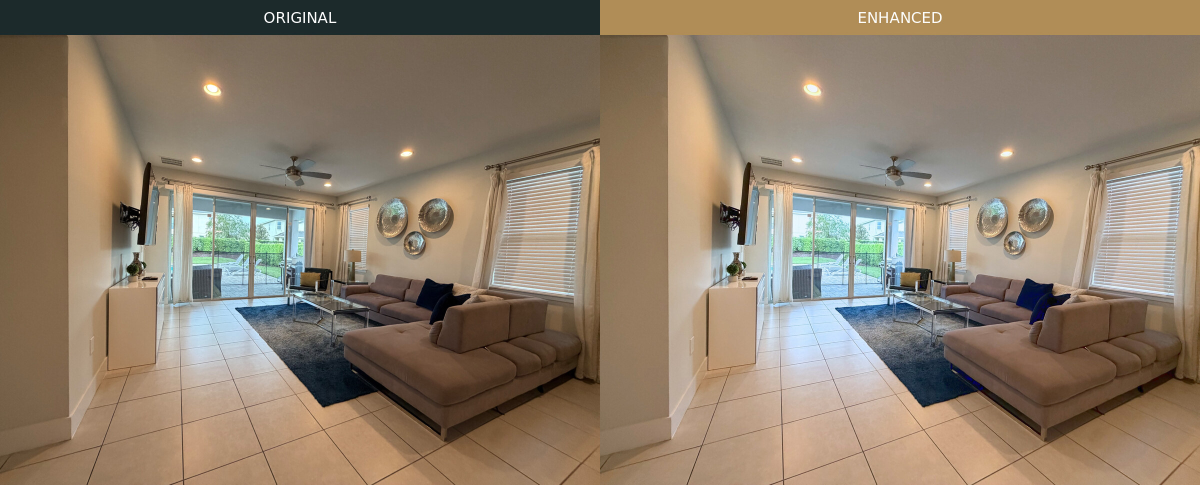
#> input picture photo-review/compare-10.jpg, 2400 x 970 px, given in place of 01.jpg, which was not available (shown at 1/2 size)
$ python build_images.py ../photo-review
#> lines starting #> are read from the running program, lines starting #| are printed output that depends on the picture
#!/usr/bin/env python3
"""
Build web-optimised, responsive copies of the villa photos.

  python3 tools/build_images.py SOURCE_DIR

SOURCE_DIR holds the photos named 01.jpg ... 26.jpg (the original Drive files,
or the enhanced versions produced by tools/enhance.py). For every photo this
writes WebP files at several widths plus one JPEG fallback into assets/img/,
using the descriptive slug below. All metadata (including the iPhone GPS
location) is stripped. Images are only resized and compressed here - no tonal
or colour changes.
"""
import json
import sys
from pathlib import Path

from PIL import Image, ImageOps

ROOT = Path(__file__).resolve().parent.parent
OUT = ROOT / "assets" / "img"
WIDTHS = [640, 1024, 1600, 2200]
FALLBACK_WIDTH = 1280

SLUGS = {
    "01": "exterior-front",
    "02": "pool-lanai",
    "03": "pool-deck",
    "04": "home-theater",
    "05": "game-room",
    "06": "kitchen",
    "07": "dining-room",
    "08": "dining-living",
    "09": "sitting-area",
    "10": "living-room",
    "11": "bedroom-patio",
    "12": "bedroom-twin-beds",
    "13": "bathroom-double-vanity",
    "14": "bedroom-navy",
    "15": "bathroom-walk-in-shower",
    "16": "workspace",
    "17": "kids-bedroom",
    "18": "bathroom-kids",
    "19": "bunk-room",
    "20": "bathroom-shower",
    "21": "laundry-room",
    "22": "bedroom-white",
    # "23" bathroom-glass-shower: same bathroom as 26, left out of the gallery
    "24": "bedroom-teal",
    "25": "bedroom-two-beds",
    "26": "bathroom-vanity",
}


def main(src_dir):
#> called with src_dir = '../photo-review'
    src_dir = Path(src_dir)
    OUT.mkdir(parents=True, exist_ok=True)
    manifest = {}
    for num, slug in SLUGS.items():
        src = src_dir / f"{num}.jpg"
        img = ImageOps.exif_transpose(Image.open(src)).convert("RGB")
#> img is the input picture: PIL image 2400x970 RGB; mean R, G, B 142.1, 126.1, 107.7
        w, h = img.size
#> w = 2400; h = 970
        widths = sorted({min(x, w) for x in WIDTHS})
#> widths = [640, 1024, 1600, 2200]
        for tw in widths:
            im = img if tw == w else img.resize((tw, round(h * tw / w)), Image.LANCZOS)
            im.save(OUT / f"{slug}-{tw}.webp", "WEBP", quality=80, method=6)
#> this loop made 4 passes
#> pass 1, in main, `im = img if tw == w else img.resize((tw, round(h * tw / w)), Image.LAN..`:
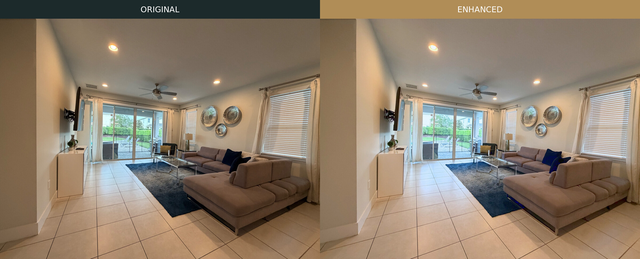
#> im: PIL image 640x259 RGB; mean R, G, B 142.1, 126.1, 107.7
        fw = min(FALLBACK_WIDTH, w)
#> fw = 1280
        fb = img if fw == w else img.resize((fw, round(h * fw / w)), Image.LANCZOS)
        fb.save(OUT / f"{slug}.jpg", "JPEG", quality=82, optimize=True, progressive=True)
        manifest[slug] = {"w": w, "h": h, "widths": widths}
        print(f"{num} -> {slug}  {w}x{h}  widths={widths}")
#| 01 -> exterior-front  2400x970  widths=[640, 1024, 1600, 2200]
#> pass 2 of the loop in main, `for num, slug in SLUGS.items():`:
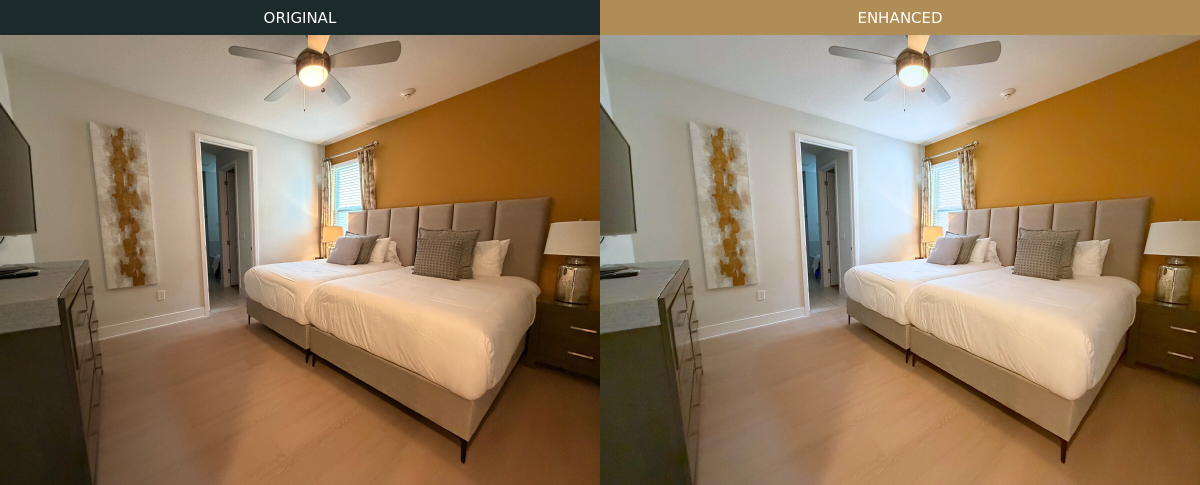
#> input picture photo-review/compare-12.jpg, 2400 x 970 px, given in place of 02.jpg, which was not available (shown at 1/2 size)
#> in main, img is the input picture: PIL image 2400x970 RGB; mean R, G, B 145.5, 121.4, 93.2
#> the loop in main, `for tw in widths:` made 4 passes
#> pass 1, in main, `im = img if tw == w else img.resize((tw, round(h * tw / w)), Image.LAN..`:
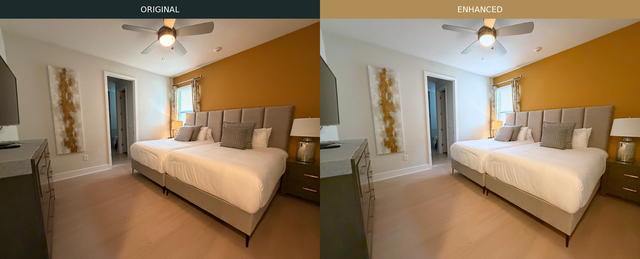
#> im: PIL image 640x259 RGB; mean R, G, B 145.5, 121.4, 93.2
#| 02 -> pool-lanai  2400x970  widths=[640, 1024, 1600, 2200]
    (OUT / "manifest.json").write_text(json.dumps(manifest, indent=1))


if __name__ == "__main__":
#> (the run stopped early here; a loop or call above may not have finished)
